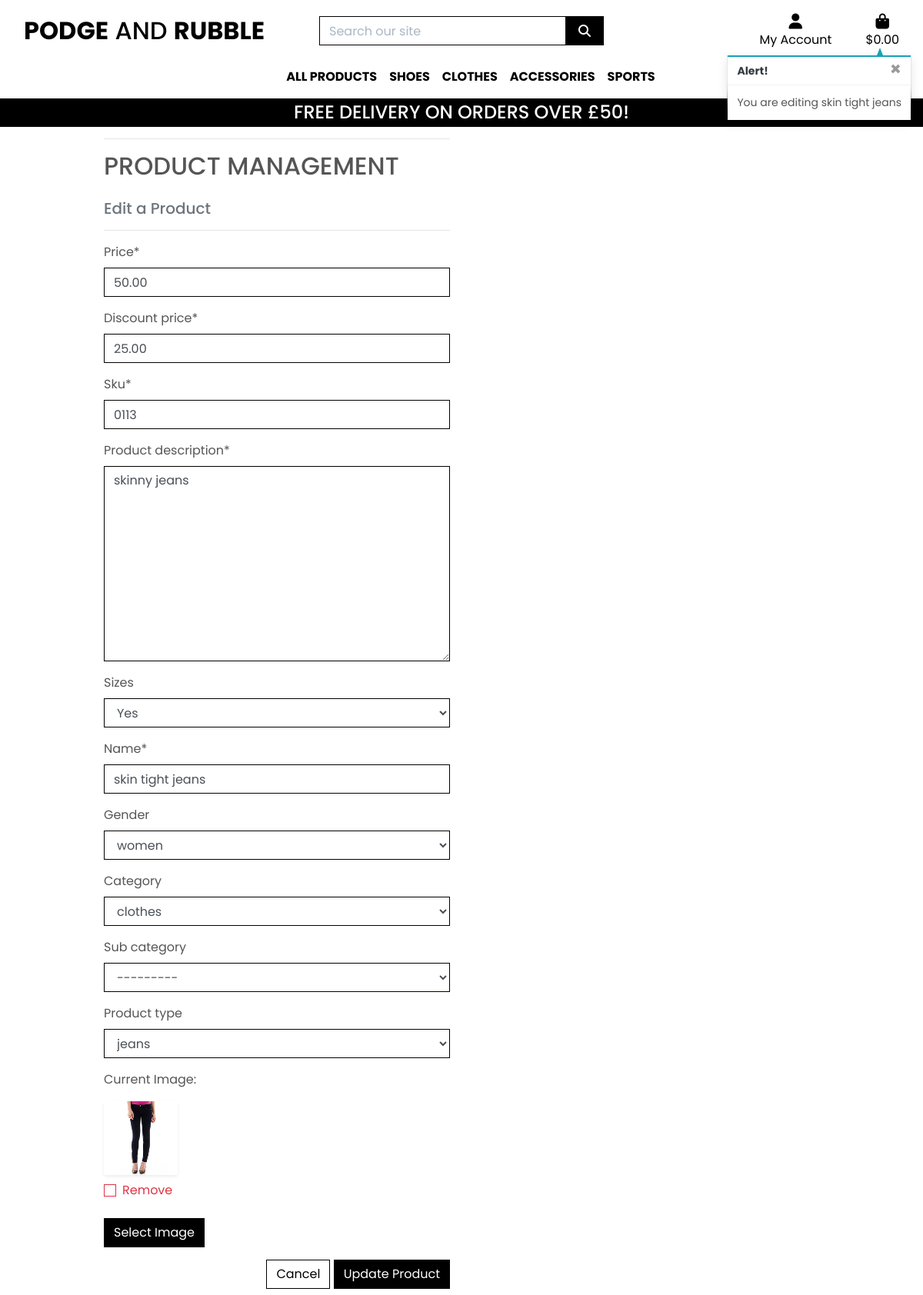
The page /products/edit/115/ (signed in) on the database as committed earlier.
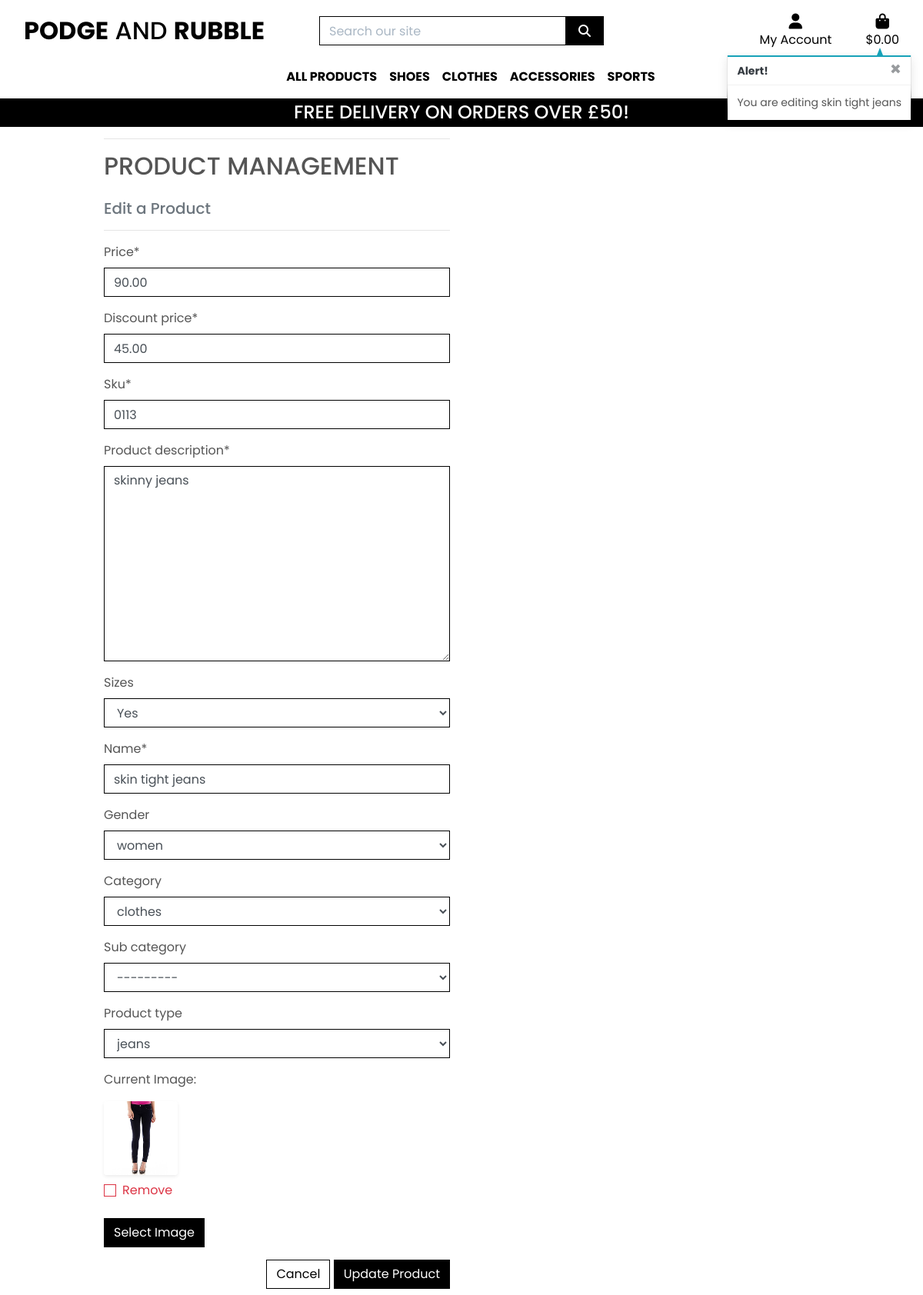
The same page on the database as committed later.
### products/models.py (models this page shows, shortened)
class Product(models.Model):
    price = models.DecimalField(
        max_digits=6,
        decimal_places=2)
    discount_price = models.DecimalField(
        max_digits=6,
        decimal_places=2)
    sku = models.CharField(
        max_length=254)
    name = models.CharField(
        max_length=254)
    product_description = models.TextField()
    sizes = models.BooleanField(
        default=False,
        null=True,
        blank=True)
    category = models.CharField(max_length=20)
    gender = models.CharField(max_length=10)
    product_type = models.CharField(max_length=20)
    name = models.CharField(max_length=254)
    gender = models.ForeignKey(
        'Gender',
        null=True,
        blank=True,
        on_delete=models.SET_NULL)
    category = models.ForeignKey(
        'Category',
        null=True,
        blank=True,
        on_delete=models.SET_NULL)
    sub_category = models.ForeignKey(
        'SubCategory',
        null=True,
        blank=True,
        on_delete=models.SET_NULL)
    product_type = models.ForeignKey(
        'ProductType',
        null=True,
        blank=True,
        on_delete=models.SET_NULL)
    image = models.ImageField(
        blank=True,
        null=True)

### products/views.py (the view)
# urls.py: path('edit/<int:product_id>/', views.edit_product, name='edit_product'),
@login_required
def edit_product(request, product_id):
    if not request.user.is_superuser:
        messages.error(request, 'Sorry, only store owners can do that.')
        return redirect(reverse('home'))
    product = get_object_or_404(Product, pk=product_id)
    if request.method == 'POST':
        form = ProductForm(request.POST, request.FILES, instance=product)
        if form.is_valid():
            form.save()
            messages.success(request, 'Successfully updated product!')
            return redirect(reverse('product_detail', args=[product.id]))
        else:
            messages.error(request, 'Failed to update product. Please ensure the form is valid.')
    else:
        form = ProductForm(instance=product)
        messages.info(request, f'You are editing {product.name}')
    template = 'products/edit_product.html'
    context = {
        'form': form,
        'product': product,
    }
    return render(request, template, context)

### products/forms.py
class ProductForm(forms.ModelForm):
    class Meta:
        model = Product
        fields = '__all__'
    image = forms.ImageField(label='Image', required=False, widget=CustomClearableFileInput)
    def __init__(self, *args, **kwargs):
        super().__init__(*args, **kwargs)
        gender = Gender.objects.all()
        categories = Category.objects.all()
        gender_display_name = [(
            g.id,
            g.gender_display_name()
        )for g in gender]
        for field_name, field in self.fields.items():
            field.widget.attrs['class'] = 'border-black rounded-0'
        self.fields['gender'].choices = gender_display_name

### products/models.py (called while the page is built)
    def __str__(self):
        return self.name

    def gender_display_name(self):
        return self.display_name

    def __str__(self):
        return self.name

### products/templates/products/edit_product.html (shortened to what this page needs)
{% extends "base.html" %}
{% load static %}
{% block page_header %}
    <div class="container header-container">
    </div>
{% endblock %}
{% block content %}
    <div class="overlay"></div>
    <div class="container">
        <div class="row">
            <div class="col-12 col-md-6">
                <hr>
                <h2 class="logo-font mb-4">Product Management</h2>
                <h5 class="text-muted">Edit a Product</h5>
                <hr>
            </div>
        </div>
        <div class="row">
            <div class="col-12 col-md-6">
                <form method="POST" action="{% url 'edit_product' product.id %}" class="form mb-2" enctype="multipart/form-data">
                    {% for field in form %}
                        {% if field.name != 'image' %}
                            {{ field | as_crispy_field }}
                        {% else %}
                            {{ field }}
                        {% endif %}
                    {% endfor %}
                    <div class="text-right">
                        <a class="btn btn-outline-black rounded-0" href="{% url 'products' %}">Cancel</a>
                        <button class="btn btn-black rounded-0" type="submit">Update Product</button>
                    </div>
                </form>
            </div>
        </div>
    </div>
{% endblock %}

Rows that differ between the two databases and show on the page:
changed Product "skinny jeans": price "50.00" → "90.00"; discount_price "25.00" → "45.00"
